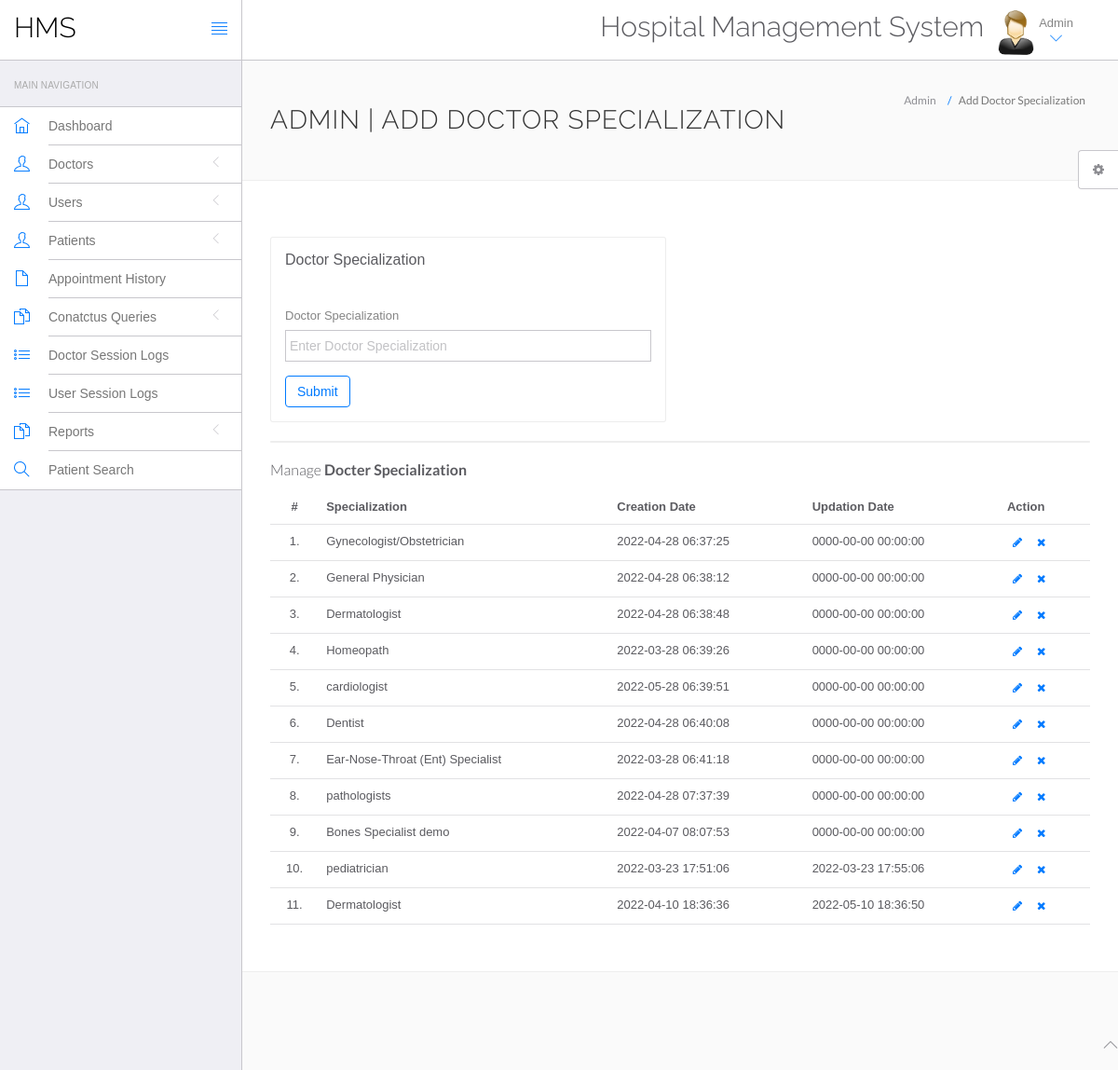
Page /hospital/hms/admin/doctor-specilization.php (signed in) on the committed database.
### tables this page shows
CREATE TABLE `doctorspecilization` (
  `id` int(11) NOT NULL,
  `specilization` varchar(255) DEFAULT NULL,
  `creationDate` timestamp NULL DEFAULT current_timestamp(),
  `updationDate` timestamp NULL DEFAULT NULL ON UPDATE current_timestamp()
);

### hospital/hms/admin/doctor-specilization.php (the view, shortened to what this page needs)
<?php
include('include/config.php');
?>
<!DOCTYPE html>
<html lang="en">
	<head>
		<link rel="stylesheet" href="vendor/bootstrap/css/bootstrap.min.css">
		<link rel="stylesheet" href="vendor/fontawesome/css/font-awesome.min.css">
		<link rel="stylesheet" href="vendor/themify-icons/themify-icons.min.css">
		<link href="vendor/animate.css/animate.min.css" rel="stylesheet" media="screen">
		<link href="vendor/perfect-scrollbar/perfect-scrollbar.min.css" rel="stylesheet" media="screen">
		<link href="vendor/switchery/switchery.min.css" rel="stylesheet" media="screen">
		<link href="vendor/bootstrap-touchspin/jquery.bootstrap-touchspin.min.css" rel="stylesheet" media="screen">
		<link href="vendor/select2/select2.min.css" rel="stylesheet" media="screen">
		<link href="vendor/bootstrap-datepicker/bootstrap-datepicker3.standalone.min.css" rel="stylesheet" media="screen">
		<link href="vendor/bootstrap-timepicker/bootstrap-timepicker.min.css" rel="stylesheet" media="screen">
		<link rel="stylesheet" href="assets/css/styles.css">
		<link rel="stylesheet" href="assets/css/plugins.css">
		<link rel="stylesheet" href="assets/css/themes/theme-1.css" id="skin_color" />
	</head>
	<body>
		<div id="app">
<?php include('include/sidebar.php');?>
			<div class="app-content">
						<?php include('include/header.php');?>
				<div class="main-content" >
					<div class="wrap-content container" id="container">
						<section id="page-title">
							<div class="row">
								<div class="col-sm-8">
									<h1 class="mainTitle">Admin | Add Doctor Specialization</h1>
																	</div>
								<ol class="breadcrumb">
									<li>
										<span>Admin</span>
									</li>
									<li class="active">
										<span>Add Doctor Specialization</span>
									</li>
								</ol>
							</div>
						</section>
						<div class="container-fluid container-fullw bg-white">
							<div class="row">
								<div class="col-md-12">
									<div class="row margin-top-30">
										<div class="col-lg-6 col-md-12">
											<div class="panel panel-white">
												<div class="panel-heading">
													<h5 class="panel-title">Doctor Specialization</h5>
												</div>
												<div class="panel-body">
													<form role="form" name="dcotorspcl" method="post" >
														<div class="form-group">
															<label for="exampleInputEmail1">
																Doctor Specialization
															</label>
							<input type="text" name="doctorspecilization" class="form-control"  placeholder="Enter Doctor Specialization">
														</div>
														<button type="submit" name="submit" class="btn btn-o btn-primary">
															Submit
														</button>
													</form>
												</div>
											</div>
										</div>
											</div>
										</div>
									<div class="col-lg-12 col-md-12">
											<div class="panel panel-white">
											</div>
										</div>
									</div>
									<div class="row">
								<div class="col-md-12">
									<h5 class="over-title margin-bottom-15">Manage <span class="text-bold">Docter Specialization</span></h5>
									<table class="table table-hover" id="sample-table-1">
										<thead>
											<tr>
												<th class="center">#</th>
												<th>Specialization</th>
												<th class="hidden-xs">Creation Date</th>
												<th>Updation Date</th>
												<th>Action</th>
											</tr>
										</thead>
										<tbody>
<?php
$sql=mysqli_query($con,"select * from doctorSpecilization");
$cnt=1;
while($row=mysqli_fetch_array($sql))
{
?>
											<tr>
												<td class="center"><?php echo $cnt;?>.</td>
												<td class="hidden-xs"><?php echo $row['specilization'];?></td>
												<td><?php echo $row['creationDate'];?></td>
												<td><?php echo $row['updationDate'];?>
												</td>
												<td >
												<div class="visible-md visible-lg hidden-sm hidden-xs">
							<a href="edit-doctor-specialization.php?id=<?php echo $row['id'];?>" class="btn btn-transparent btn-xs" tooltip-placement="top" tooltip="Edit"><i class="fa fa-pencil"></i></a>
	<a href="doctor-specilization.php?id=<?php echo $row['id']?>&del=delete" onClick="return confirm('Are you sure you want to delete?')"class="btn btn-transparent btn-xs tooltips" tooltip-placement="top" tooltip="Remove"><i class="fa fa-times fa fa-white"></i></a>
												</div>
												</td>
											</tr>
											<?php
$cnt=$cnt+1;
											 }?>
										</tbody>
									</table>
								</div>
							</div>
								</div>
							</div>
						</div>
					</div>
				</div>
	<?php include('include/footer.php');?>
	<?php include('include/setting.php');?>
	</body>
</html>

### hospital/hms/admin/include/sidebar.php (shortened to what this page needs)
<div class="sidebar app-aside" id="sidebar">
				<div class="sidebar-container perfect-scrollbar">
<nav>
						<div class="navbar-title">
							<span>Main Navigation</span>
						</div>
						<ul class="main-navigation-menu">
							<li>
								<a href="dashboard.php">
									<div class="item-content">
										<div class="item-media">
											<i class="ti-home"></i>
										</div>
										<div class="item-inner">
											<span class="title"> Dashboard </span>
										</div>
									</div>
								</a>
							</li>
							<li>
								<a href="javascript:void(0)">
									<div class="item-content">
										<div class="item-media">
											<i class="ti-user"></i>
										</div>
										<div class="item-inner">
											<span class="title"> Doctors </span><i class="icon-arrow"></i>
										</div>
									</div>
								</a>
								</li>
				<li>
								<a href="javascript:void(0)">
									<div class="item-content">
										<div class="item-media">
											<i class="ti-user"></i>
										</div>
										<div class="item-inner">
											<span class="title"> Users </span><i class="icon-arrow"></i>
										</div>
									</div>
								</a>
								</li>
								<li>
								<a href="javascript:void(0)">
									<div class="item-content">
										<div class="item-media">
											<i class="ti-user"></i>
										</div>
										<div class="item-inner">
											<span class="title"> Patients </span><i class="icon-arrow"></i>
										</div>
									</div>
								</a>
								</li>
<li>
								<a href="appointment-history.php">
									<div class="item-content">
										<div class="item-media">
											<i class="ti-file"></i>
										</div>
										<div class="item-inner">
											<span class="title"> Appointment History </span>
										</div>
									</div>
								</a>
							</li>
				<li>
								<a href="javascript:void(0)">
									<div class="item-content">
										<div class="item-media">
											<i class="ti-files"></i>
										</div>
										<div class="item-inner">
											<span class="title"> Conatctus Queries </span><i class="icon-arrow"></i>
										</div>
									</div>
								</a>
								</li>
	<li>
								<a href="doctor-logs.php">
									<div class="item-content">
										<div class="item-media">
											<i class="ti-list"></i>
										</div>
										<div class="item-inner">
											<span class="title"> Doctor Session Logs </span>
										</div>
									</div>
								</a>
							</li>
							<li>
								<a href="user-logs.php">
									<div class="item-content">
										<div class="item-media">
											<i class="ti-list"></i>
										</div>
										<div class="item-inner">
											<span class="title"> User Session Logs </span>
										</div>
									</div>
								</a>
							</li>
				<li>
								<a href="javascript:void(0)">
									<div class="item-content">
										<div class="item-media">
											<i class="ti-files"></i>
										</div>
										<div class="item-inner">
											<span class="title"> Reports </span><i class="icon-arrow"></i>
										</div>
									</div>
								</a>
								<li>
								<a href="patient-search.php">
									<div class="item-content">
										<div class="item-media">
											<i class="ti-search"></i>
										</div>
										<div class="item-inner">
											<span class="title"> Patient Search </span>
										</div>
									</div>
								</a>
							</li>
								</li>
						</ul>
					</nav>
					</div>
			</div>

### hospital/hms/admin/include/header.php (shortened to what this page needs)
<header class="navbar navbar-default navbar-static-top">
					<div class="navbar-header">
						<a class="navbar-brand" href="#">
							<h2 style="padding-top:20%; color:#000 ">HMS</h2>
						</a>
						<a href="#" class="sidebar-toggler pull-right visible-md visible-lg" data-toggle-class="app-sidebar-closed" data-toggle-target="#app">
							<i class="ti-align-justify"></i>
						</a>
					</div>
					<div class="navbar-collapse collapse">
						<ul class="nav navbar-right">
								<li  style="padding-top:2% ">
								<h2>Hospital Management System</h2>
							</li>
							<li class="dropdown current-user">
								<a href class="dropdown-toggle" data-toggle="dropdown">
									<img src="assets/images/images.jpg" > <span class="username">
			Admin
									<i class="ti-angle-down"></i></i></span>
								</a>
							</li>
						</ul>
					</div>
				</header>

### hospital/hms/admin/include/footer.php
<footer>
				<div class="footer-inner">
					<div class="pull-left">
						&copy; <span class="current-year"></span><span class="text-bold text-uppercase"> HMS</span>. <span>All rights reserved</span>
					</div>
					<div class="pull-right">
						<span class="go-top"><i class="ti-angle-up"></i></span>
					</div>
				</div>
			</footer>

### hospital/hms/admin/include/setting.php (shortened to what this page needs)
<div class="settings panel panel-default hidden-xs hidden-sm" id="settings">
				<button ct-toggle="toggle" data-toggle-class="active" data-toggle-target="#settings" class="btn btn-default">
					<i class="fa fa-spin fa-gear"></i>
				</button>
			</div>

### hospital/hms/admin/assets/css/plugins.css (style rules this page uses)
.perfect-scrollbar { overflow-y: hidden !important; }

### hospital/hms/admin/assets/css/themes/theme-1.css (style rules this page uses)
body { background: #FAFAFA; }
header .navbar-header { background: #ffffff !important; border-right-color: #c8c7cc !important; border-bottom-color: #c8c7cc !important; }
header .navbar-header .sidebar-toggler, header .navbar-header .sidebar-mobile-toggler { color: #007aff !important; }
header .navbar-header .navbar-brand { color: #777 !important; }
header .navbar-collapse { background: #ffffff !important; border-bottom-color: #c8c7cc !important; box-shadow: none !important; }
header .navbar-collapse .navbar-right > li > a { color: #777; }
header .navbar-collapse .navbar-right > li > a i { color: #007aff !important; }
#sidebar { background: #EFEFF4 !important; }
#sidebar:before { border-right-width: "1px" !important; border-right-style: solid; border-right-color: #c8c7cc !important; }
#sidebar nav { border-right-width: "1px" !important; border-right-style: solid; border-right-color: #c8c7cc !important; }
#sidebar nav .navbar-title { color: #aaaaaa; }
#sidebar nav > ul { background: #ffffff !important; border-bottom-color: #c8c7cc !important; border-top-color: #c8c7cc !important; }
#sidebar nav > ul > li > a .item-media > i { color: #007aff !important; }
#sidebar nav > ul > li > a .item-inner { color: #777 !important; border-bottom-color: #c8c7cc; }

### rows in the picture
doctorspecilization: specilization "Gynecologist/Obstetrician", creationDate "2022-04-28 06:37:25", updationDate "0000-00-00 00:00:00"
doctorspecilization: specilization "General Physician", creationDate "2022-04-28 06:38:12", updationDate "0000-00-00 00:00:00"
doctorspecilization: specilization "Dermatologist", creationDate "2022-04-28 06:38:48", updationDate "0000-00-00 00:00:00"
doctorspecilization: specilization "Homeopath", creationDate "2022-03-28 06:39:26", updationDate "0000-00-00 00:00:00"
doctorspecilization: specilization "cardiologist", creationDate "2022-05-28 06:39:51", updationDate "0000-00-00 00:00:00"
doctorspecilization: specilization "Dentist", creationDate "2022-04-28 06:40:08", updationDate "0000-00-00 00:00:00"
doctorspecilization: specilization "Ear-Nose-Throat (Ent) Specialist", creationDate "2022-03-28 06:41:18", updationDate "0000-00-00 00:00:00"
doctorspecilization: specilization "pathologists", creationDate "2022-04-28 07:37:39", updationDate "0000-00-00 00:00:00"
doctorspecilization: specilization "Bones Specialist demo", creationDate "2022-04-07 08:07:53", updationDate "0000-00-00 00:00:00"
doctorspecilization: specilization "pediatrician", creationDate "2022-03-23 17:51:06", updationDate "2022-03-23 17:55:06"
doctorspecilization: specilization "Dermatologist", creationDate "2022-04-10 18:36:36", updationDate "2022-05-10 18:36:50"
